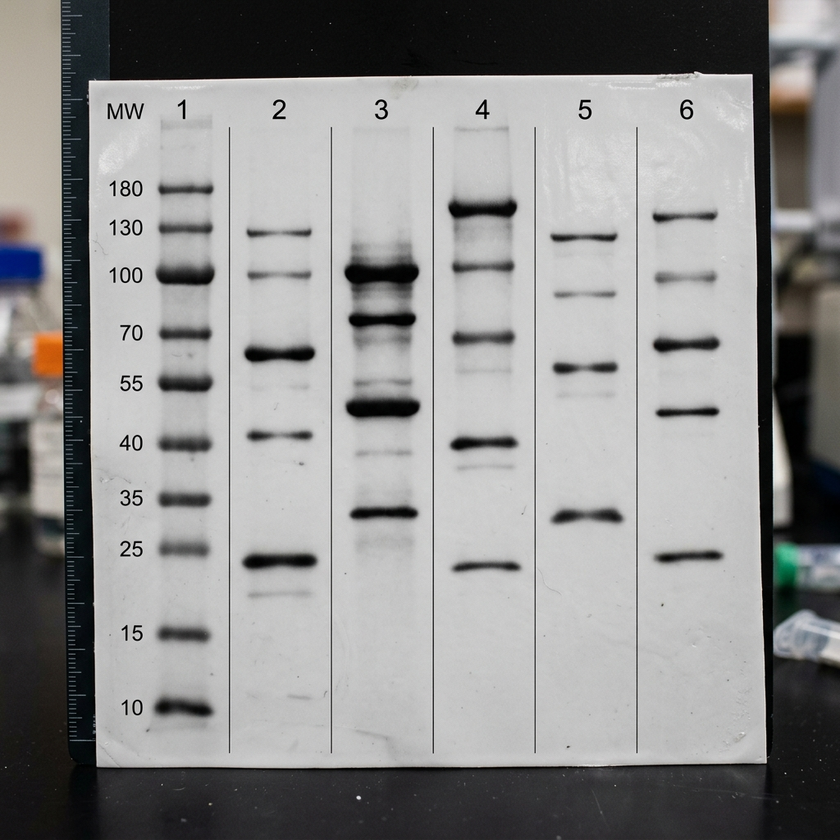
#> input picture data/dataset/images/sample-001.png, 840 x 840 px, shrunk from 1024 x 1024 before the run
$ python -i authenticity.py   (imports and definitions only)   (older library calls are emulated)
#> lines starting #> are read from the running program, lines starting #| are printed output that depends on the picture
#> further down, picture is the input picture: shape (840, 840, 3); mean B, G, R 140.6, 141, 141.2
"""
BlotQuant Authenticity Scorer
Image forensics for detecting potential manipulation in Western blots.

Uses multiple real signal-processing techniques:
1. Error Level Analysis (ELA) — detects JPEG re-compression artifacts
2. Noise consistency analysis — spliced regions have different noise profiles
3. Edge coherence — manipulated bands often have unnaturally sharp edges
4. Copy-move detection via ORB feature matching

This replaces the LLM "guess" with actual forensic measurements.
"""

import cv2
import numpy as np
from typing import Dict, Any, List


# [128 lines left out: functions score_authenticity, _error_level_analysis, _noise_consistency, not called in this run]


def _edge_coherence(img: np.ndarray) -> tuple:
    """
    Check if band edges are unnaturally sharp.
    Real bands have gradual edges; pasted bands often have crisp borders.
    """
    gray = cv2.cvtColor(img, cv2.COLOR_BGR2GRAY)

    # Canny edge detection at two thresholds
    edges_tight = cv2.Canny(gray, 100, 200)
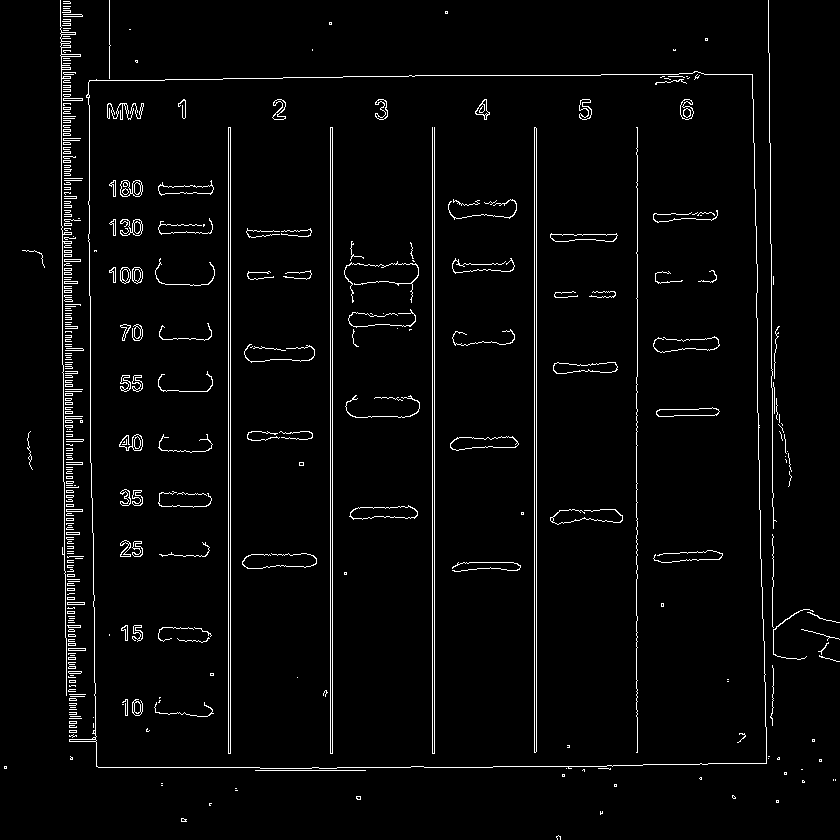
#> edges_tight: shape (840, 840); 3% white in thin lines or dots
    edges_loose = cv2.Canny(gray, 50, 100)
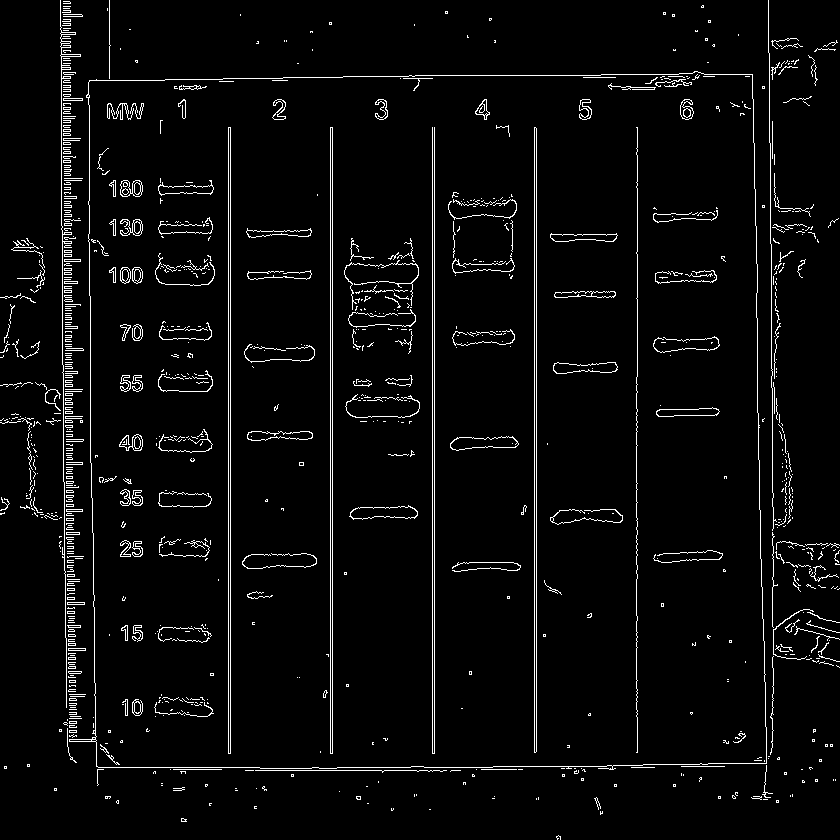
#> edges_loose: shape (840, 840); 3.8% white in thin lines or dots

    # Ratio of tight to loose edges
    tight_count = np.sum(edges_tight > 0)
#> tight_count = 21029
    loose_count = np.sum(edges_loose > 0)
#> loose_count = 27030

    if loose_count == 0:
        return 0.8, "Edge: No significant edges detected."

    ratio = tight_count / loose_count
#> ratio = 0.778

    if ratio < 0.6:
        score = 0.9
        finding = f"Edge: Natural edge gradient (ratio={ratio:.2f}). Band boundaries appear organic."
    elif ratio < 0.8:
        score = 0.6
        finding = f"Edge: Moderately sharp edges (ratio={ratio:.2f}). Some bands may have enhanced contrast."
    else:
        score = 0.3
        finding = f"Edge: Unnaturally sharp edges (ratio={ratio:.2f}). Possible cut-paste manipulation."

    return score, finding


# [58 lines left out: functions _copy_move_detection, _default_result, not called in this run]

>>> import cv2
>>> picture = cv2.imread('../data/dataset/images/sample-001.png')
>>> result = _edge_coherence(picture)

$ run again, on data/dataset/images/sample-002.png
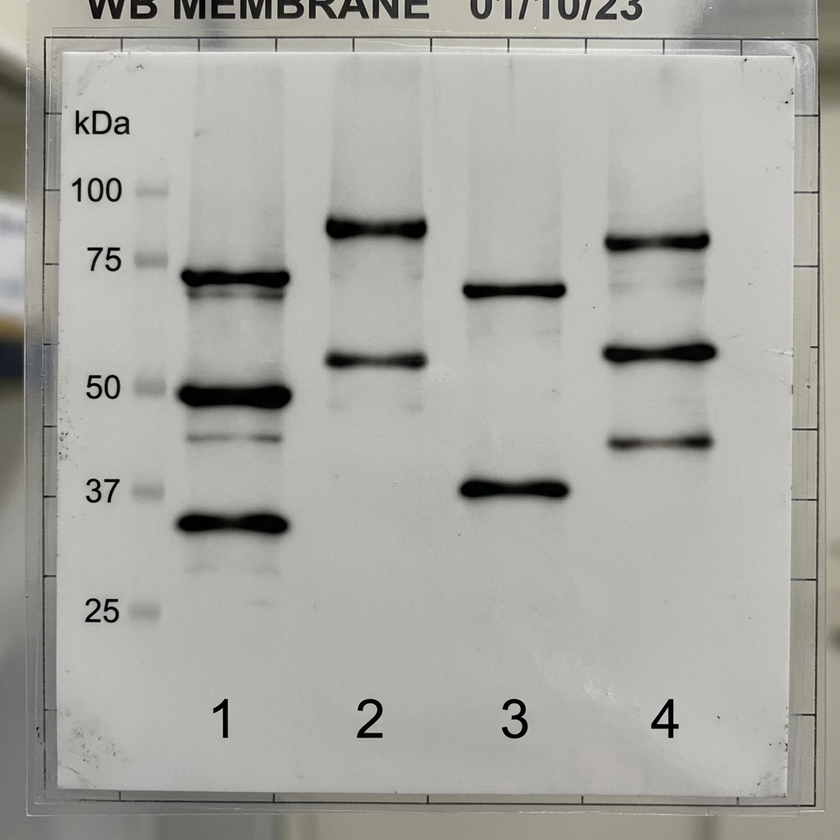
#> input picture data/dataset/images/sample-002.png, 840 x 840 px, shrunk from 1024 x 1024 before the run
#> picture is the input picture: shape (840, 840, 3); mean B, G, R 162.5, 168.3, 168.6
#> in _edge_coherence, `edges_tight = cv2.Canny(gray, 100, 200)`:
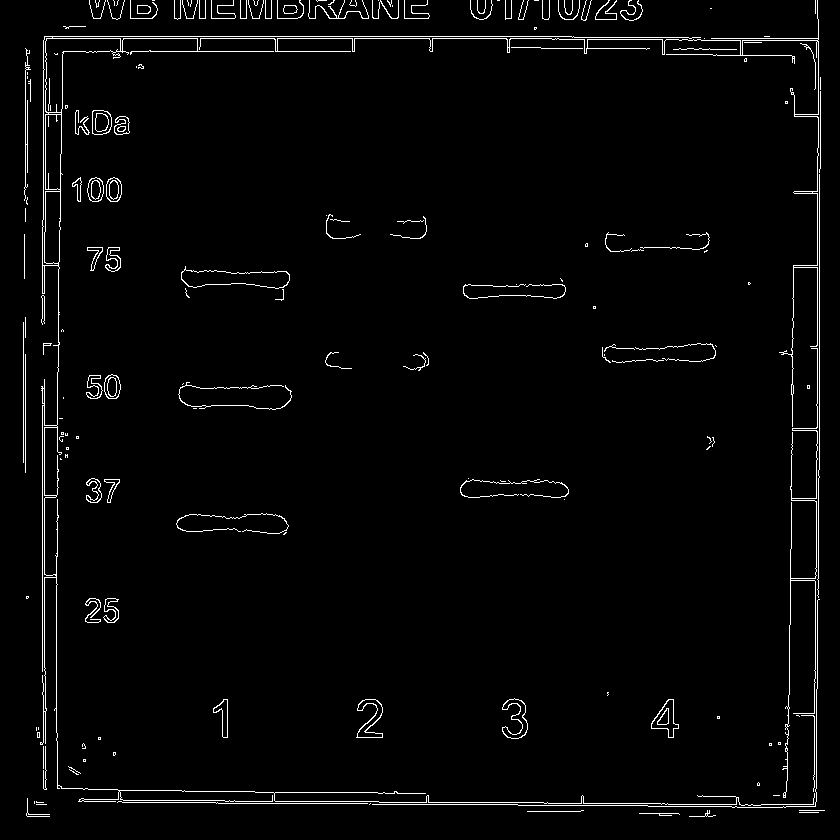
#> edges_tight: shape (840, 840); 2.4% white in thin lines or dots
#> in _edge_coherence, `edges_loose = cv2.Canny(gray, 50, 100)`:
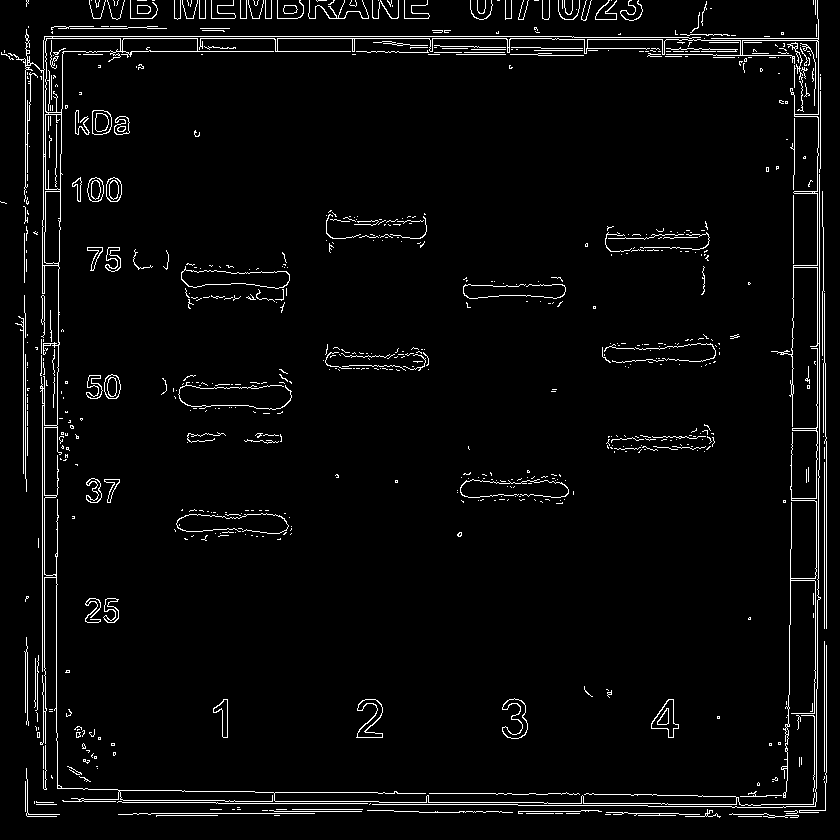
#> edges_loose: shape (840, 840); 3.5% white in thin lines or dots
#> tight_count = 16700
#> loose_count = 24982
#> ratio = 0.668

$ run again, on data/dataset/images/sample-003.png
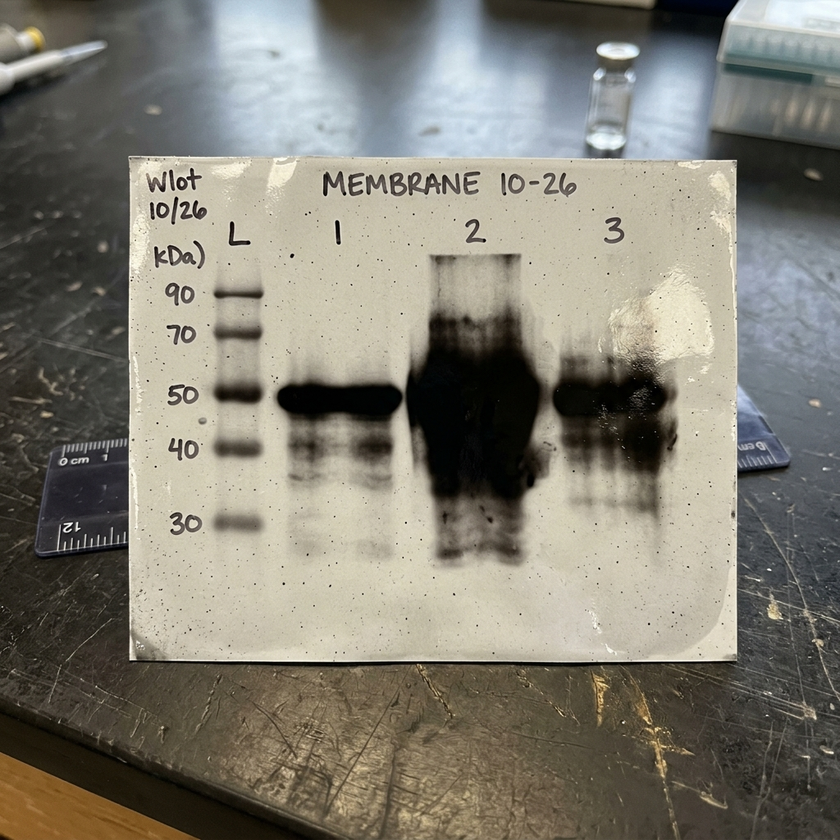
#> input picture data/dataset/images/sample-003.png, 840 x 840 px, shrunk from 1024 x 1024 before the run
#> picture is the input picture: shape (840, 840, 3); mean B, G, R 114.9, 125.8, 129
#> in _edge_coherence, `edges_tight = cv2.Canny(gray, 100, 200)`:
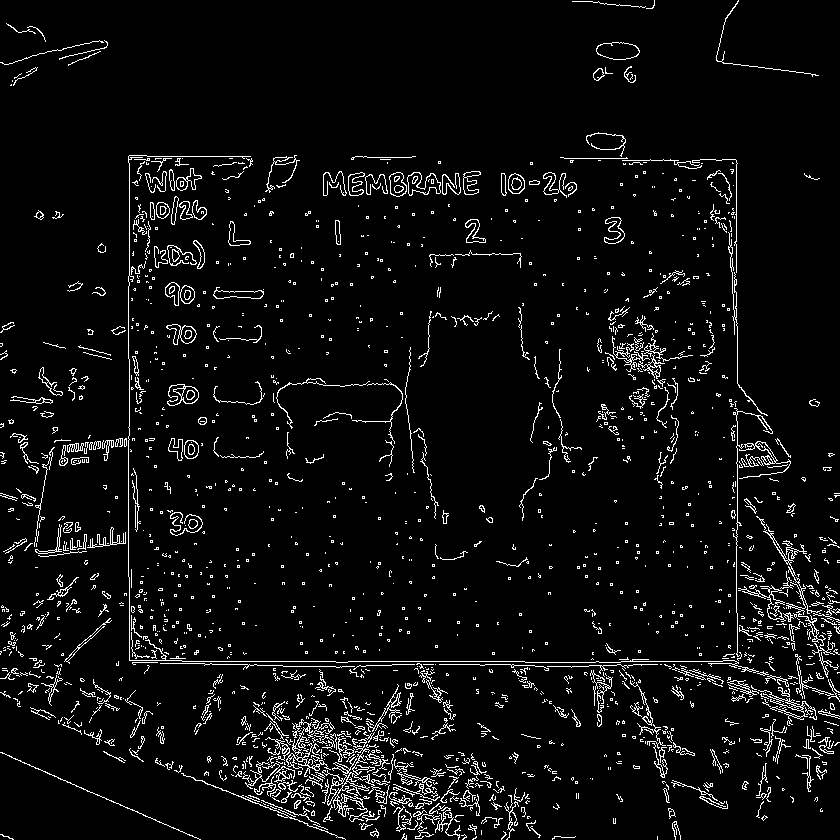
#> edges_tight: shape (840, 840); 5.2% white in thin lines or dots
#> in _edge_coherence, `edges_loose = cv2.Canny(gray, 50, 100)`:
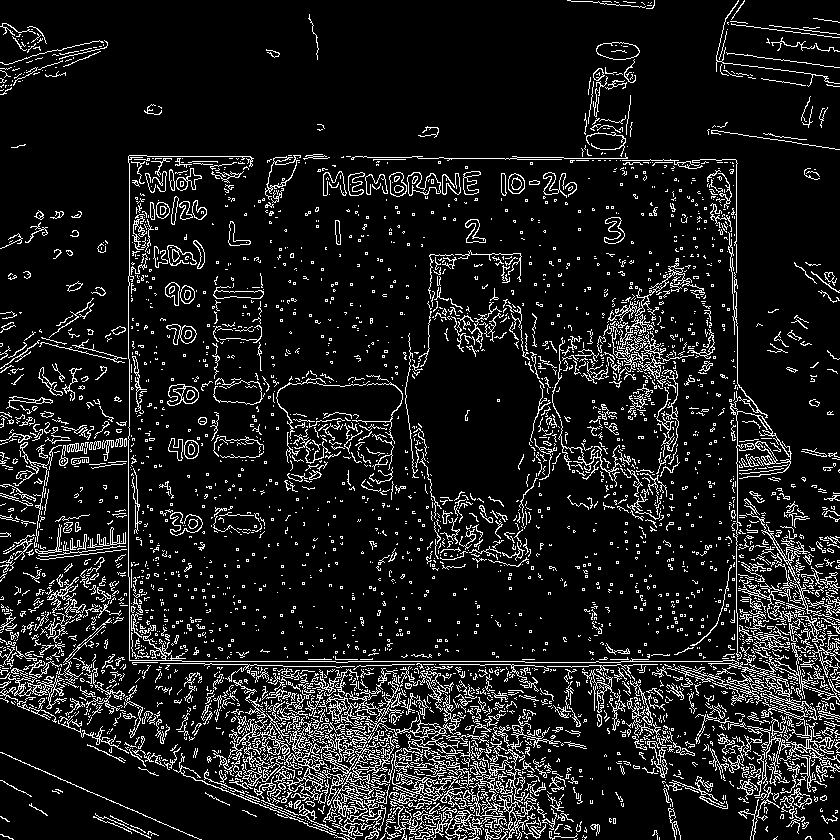
#> edges_loose: shape (840, 840); 10.8% white in thin lines or dots
#> tight_count = 36551
#> loose_count = 76469
#> ratio = 0.478

$ run again, on data/dataset/images/sample-004.png
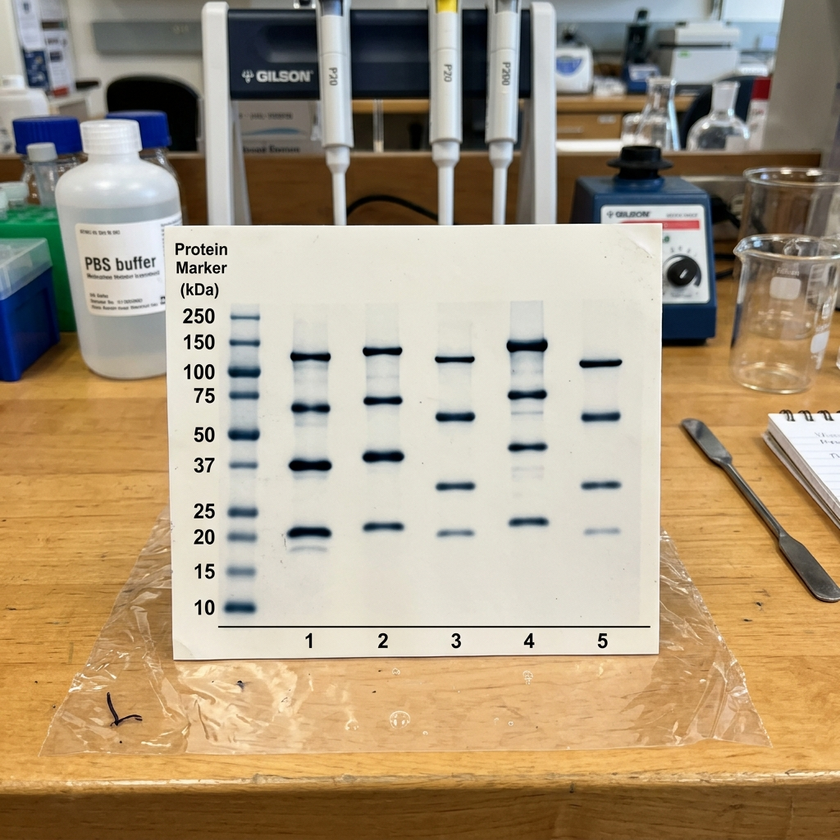
#> input picture data/dataset/images/sample-004.png, 840 x 840 px, shrunk from 1024 x 1024 before the run
#> picture is the input picture: shape (840, 840, 3); mean B, G, R 128.1, 153.9, 171.1
#> in _edge_coherence, `edges_tight = cv2.Canny(gray, 100, 200)`:
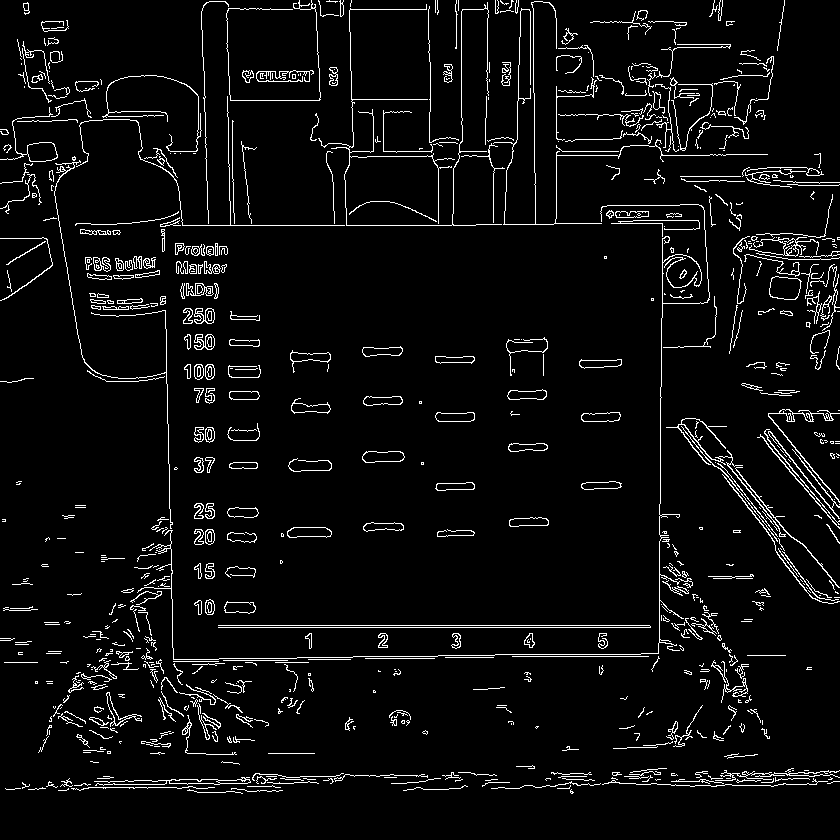
#> edges_tight: shape (840, 840); 5% white in thin lines or dots
#> in _edge_coherence, `edges_loose = cv2.Canny(gray, 50, 100)`:
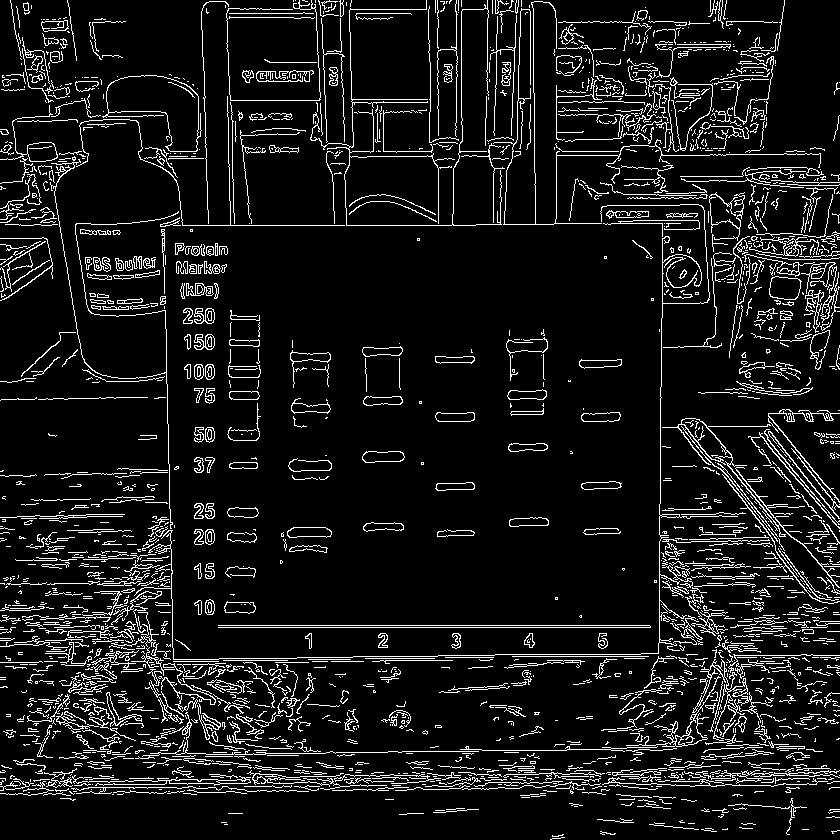
#> edges_loose: shape (840, 840); 9.2% white in thin lines or dots
#> tight_count = 35086
#> loose_count = 64839
#> ratio = 0.541
